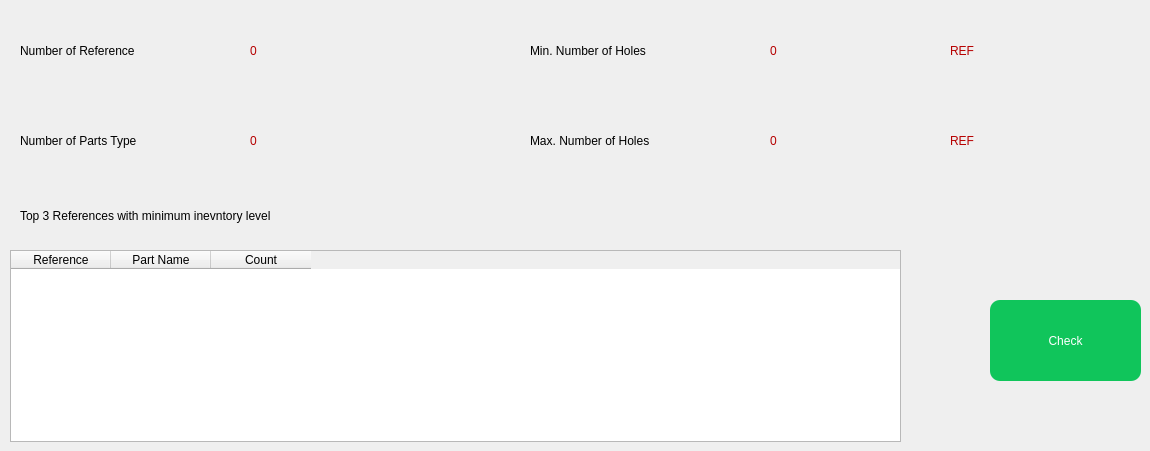
    <widget class="QWidget" name="tab_2">
     <attribute name="title">
      <string>Inventory Statistics</string>
     </attribute>
     <widget class="QLabel" name="label_3">
      <property name="geometry">
       <rect>
        <x>20</x>
        <y>30</y>
        <width>231</width>
        <height>41</height>
       </rect>
      </property>
      <property name="styleSheet">
       <string notr="true">font: 12pt &quot;Century Gothic&quot;;</string>
      </property>
      <property name="text">
       <string>Number of Reference</string>
      </property>
     </widget>
     <widget class="QLabel" name="label_4">
      <property name="geometry">
       <rect>
        <x>20</x>
        <y>120</y>
        <width>231</width>
        <height>41</height>
       </rect>
      </property>
      <property name="styleSheet">
       <string notr="true">font: 12pt &quot;Century Gothic&quot;;</string>
      </property>
      <property name="text">
       <string>Number of Parts Type</string>
      </property>
     </widget>
     <widget class="QLabel" name="label_5">
      <property name="geometry">
       <rect>
        <x>530</x>
        <y>120</y>
        <width>231</width>
        <height>41</height>
       </rect>
      </property>
      <property name="styleSheet">
       <string notr="true">font: 12pt &quot;Century Gothic&quot;;</string>
      </property>
      <property name="text">
       <string>Max. Number of Holes</string>
      </property>
     </widget>
     <widget class="QLabel" name="label_6">
      <property name="geometry">
       <rect>
        <x>530</x>
        <y>30</y>
        <width>231</width>
        <height>41</height>
       </rect>
      </property>
      <property name="styleSheet">
       <string notr="true">font: 12pt &quot;Century Gothic&quot;;</string>
      </property>
      <property name="text">
       <string>Min. Number of Holes</string>
      </property>
     </widget>
     <widget class="QLabel" name="lbl_ref_nbr">
      <property name="geometry">
       <rect>
        <x>250</x>
        <y>30</y>
        <width>51</width>
        <height>41</height>
       </rect>
      </property>
      <property name="styleSheet">
       <string notr="true">font: 24pt &quot;Century Gothic&quot;;
color:rgb(182, 0, 0);</string>
      </property>
      <property name="text">
       <string>0</string>
      </property>
     </widget>
     <widget class="QLabel" name="lbl_parts_nbr">
      <property name="geometry">
       <rect>
        <x>250</x>
        <y>120</y>
        <width>51</width>
        <height>41</height>
       </rect>
      </property>
      <property name="styleSheet">
       <string notr="true">font: 24pt &quot;Century Gothic&quot;;
color:rgb(182, 0, 0);</string>
      </property>
      <property name="text">
       <string>0</string>
      </property>
     </widget>
     <widget class="QLabel" name="lbl_max_hole">
      <property name="geometry">
       <rect>
        <x>770</x>
        <y>120</y>
        <width>51</width>
        <height>41</height>
       </rect>
      </property>
      <property name="styleSheet">
       <string notr="true">font: 24pt &quot;Century Gothic&quot;;
color:rgb(182, 0, 0);</string>
      </property>
      <property name="text">
       <string>0</string>
      </property>
     </widget>
     <widget class="QLabel" name="lbl_min_hole">
      <property name="geometry">
       <rect>
        <x>770</x>
        <y>30</y>
        <width>51</width>
        <height>41</height>
       </rect>
      </property>
      <property name="styleSheet">
       <string notr="true">font: 24pt &quot;Century Gothic&quot;;
color:rgb(182, 0, 0);</string>
      </property>
      <property name="text">
       <string>0</string>
      </property>
     </widget>
     <widget class="QLabel" name="lbl_min_hole_2">
      <property name="geometry">
       <rect>
        <x>950</x>
        <y>30</y>
        <width>131</width>
        <height>41</height>
       </rect>
      </property>
      <property name="styleSheet">
       <string notr="true">font: 24pt &quot;Century Gothic&quot;;
color:rgb(182, 0, 0);</string>
      </property>
      <property name="text">
       <string>REF</string>
      </property>
     </widget>
     <widget class="QLabel" name="lbl_max_hole_2">
      <property name="geometry">
       <rect>
        <x>950</x>
        <y>120</y>
        <width>121</width>
        <height>41</height>
       </rect>
      </property>
      <property name="styleSheet">
       <string notr="true">font: 24pt &quot;Century Gothic&quot;;
color:rgb(182, 0, 0);</string>
      </property>
      <property name="text">
       <string>REF</string>
      </property>
     </widget>
     <widget class="QTableWidget" name="table2">
      <property name="geometry">
       <rect>
        <x>10</x>
        <y>250</y>
        <width>891</width>
        <height>192</height>
       </rect>
      </property>
      <property name="styleSheet">
       <string notr="true">font: 12pt &quot;MS Shell Dlg 2&quot;;</string>
      </property>
      <column>
       <property name="text">
        <string>Reference</string>
       </property>
      </column>
      <column>
       <property name="text">
        <string>Part Name</string>
       </property>
      </column>
      <column>
       <property name="text">
        <string>Count</string>
       </property>
      </column>
     </widget>
     <widget class="QLabel" name="label_13">
      <property name="geometry">
       <rect>
        <x>20</x>
        <y>200</y>
        <width>631</width>
        <height>31</height>
       </rect>
      </property>
      <property name="text">
       <string>Top 3 References with minimum inevntory level</string>
      </property>
     </widget>
     <widget class="QPushButton" name="check_btn">
      <property name="geometry">
       <rect>
        <x>990</x>
        <y>300</y>
        <width>151</width>
        <height>81</height>
       </rect>
      </property>
      <property name="styleSheet">
       <string notr="true">font: 12pt &quot;Century Gothic&quot;;
border-radius:10px;
background-color:rgb(16, 197, 91);
color: white;</string>
      </property>
      <property name="text">
       <string>Check</string>
      </property>
     </widget>
    </widget>
